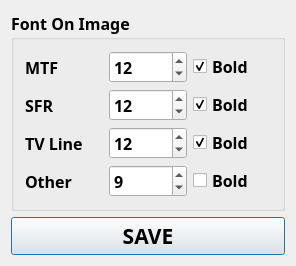
<?xml version="1.0" encoding="UTF-8"?>
<ui version="4.0">
 <class>QHFontSetting</class>
 <widget class="QDialog" name="QHFontSetting">
  <property name="geometry">
   <rect>
    <x>0</x>
    <y>0</y>
    <width>296</width>
    <height>252</height>
   </rect>
  </property>
  <property name="font">
   <font>
    <family>Microsoft Tai Le</family>
    <pointsize>12</pointsize>
    <weight>75</weight>
    <bold>true</bold>
   </font>
  </property>
  <property name="windowTitle">
   <string>Font Setting</string>
  </property>
  <layout class="QVBoxLayout" name="verticalLayout_2">
   <item>
    <widget class="QGroupBox" name="groupBox">
     <property name="title">
      <string>Font On Image</string>
     </property>
     <layout class="QVBoxLayout" name="verticalLayout">
      <item>
       <layout class="QHBoxLayout" name="horizontalLayout">
        <item>
         <widget class="QLabel" name="label">
          <property name="text">
           <string notr="true">MTF</string>
          </property>
         </widget>
        </item>
        <item>
         <widget class="QSpinBox" name="fiMTFSizespinBox">
          <property name="minimum">
           <number>7</number>
          </property>
          <property name="maximum">
           <number>35</number>
          </property>
          <property name="value">
           <number>12</number>
          </property>
         </widget>
        </item>
        <item>
         <widget class="QCheckBox" name="fiMTFBoldcheckBox">
          <property name="text">
           <string>Bold</string>
          </property>
          <property name="checked">
           <bool>true</bool>
          </property>
         </widget>
        </item>
       </layout>
      </item>
      <item>
       <layout class="QHBoxLayout" name="horizontalLayout_2">
        <item>
         <widget class="QLabel" name="label_2">
          <property name="text">
           <string notr="true">SFR</string>
          </property>
         </widget>
        </item>
        <item>
         <widget class="QSpinBox" name="fiSFRSizespinBox">
          <property name="minimum">
           <number>7</number>
          </property>
          <property name="maximum">
           <number>35</number>
          </property>
          <property name="value">
           <number>12</number>
          </property>
         </widget>
        </item>
        <item>
         <widget class="QCheckBox" name="fiSFRBoldcheckBox">
          <property name="text">
           <string>Bold</string>
          </property>
          <property name="checked">
           <bool>true</bool>
          </property>
         </widget>
        </item>
       </layout>
      </item>
      <item>
       <layout class="QHBoxLayout" name="horizontalLayout_3">
        <item>
         <widget class="QLabel" name="label_3">
          <property name="text">
           <string notr="true">TV Line</string>
          </property>
         </widget>
        </item>
        <item>
         <widget class="QSpinBox" name="fiTVLineSizespinBox">
          <property name="minimum">
           <number>7</number>
          </property>
          <property name="maximum">
           <number>35</number>
          </property>
          <property name="value">
           <number>12</number>
          </property>
         </widget>
        </item>
        <item>
         <widget class="QCheckBox" name="fiTVLineBoldcheckBox">
          <property name="text">
           <string>Bold</string>
          </property>
          <property name="checked">
           <bool>true</bool>
          </property>
         </widget>
        </item>
       </layout>
      </item>
      <item>
       <layout class="QHBoxLayout" name="horizontalLayout_4">
        <item>
         <widget class="QLabel" name="label_4">
          <property name="text">
           <string>Other</string>
          </property>
         </widget>
        </item>
        <item>
         <widget class="QSpinBox" name="fiOtherSizespinBox">
          <property name="minimum">
           <number>7</number>
          </property>
          <property name="maximum">
           <number>35</number>
          </property>
          <property name="value">
           <number>9</number>
          </property>
         </widget>
        </item>
        <item>
         <widget class="QCheckBox" name="fiOtherBoldcheckBox">
          <property name="text">
           <string>Bold</string>
          </property>
         </widget>
        </item>
       </layout>
      </item>
     </layout>
    </widget>
   </item>
   <item>
    <widget class="QPushButton" name="savepushButton">
     <property name="sizePolicy">
      <sizepolicy hsizetype="Minimum" vsizetype="Preferred">
       <horstretch>0</horstretch>
       <verstretch>0</verstretch>
      </sizepolicy>
     </property>
     <property name="font">
      <font>
       <pointsize>16</pointsize>
      </font>
     </property>
     <property name="text">
      <string>SAVE</string>
     </property>
    </widget>
   </item>
  </layout>
 </widget>
 <layoutdefault spacing="6" margin="11"/>
 <resources/>
 <connections/>
</ui>
